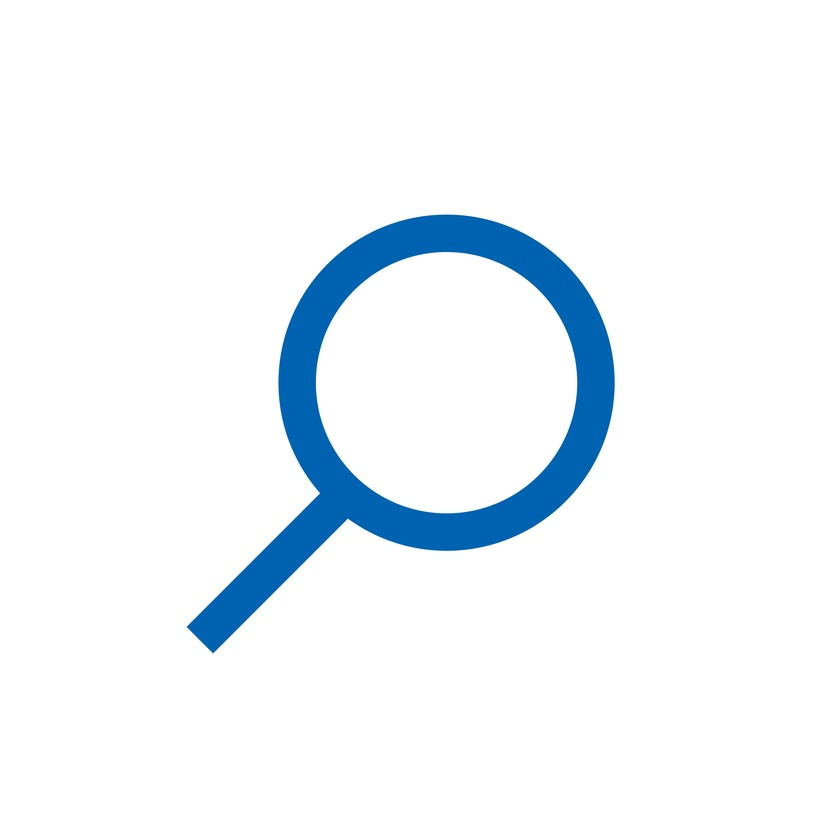
#> input picture a.jpg, 840 x 840 px, shrunk from 2133 x 2133 before the run
$ python a.py a.jpg a.jpg
#> lines starting #> are read from the running program, lines starting #| are printed output that depends on the picture
#!/usr/bin/python3
import cv2
import numpy as np
import sys
data1=sys.argv[1]
data2=sys.argv[2]
img1=cv2.imread(data1)
#> img1 is the input picture: shape (840, 840, 3); mean B, G, R 250.2, 245.6, 239.7
img2=cv2.imread(data2)
img3=np.append(img1,img2,axis=1)
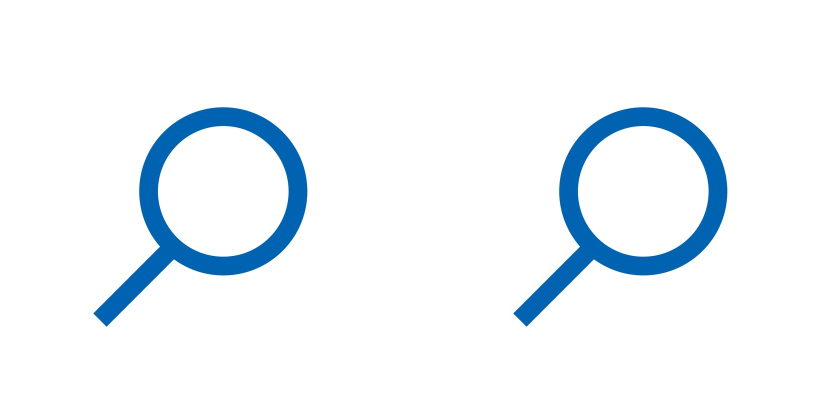
#> img3: shape (840, 1680, 3) (shown at 1/2 size); mean B, G, R 250.2, 245.6, 239.7
print(img3.shape)
#| (840, 1680, 3)
img4=np.append(img3,img3,axis=0)
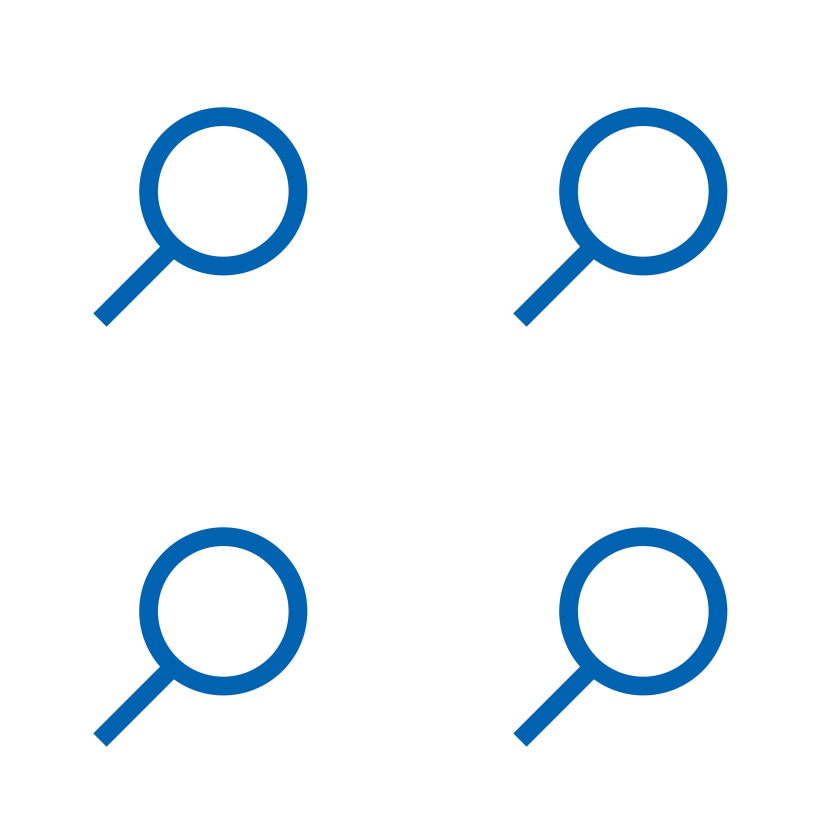
#> img4: shape (1680, 1680, 3) (shown at 1/2 size); mean B, G, R 250.2, 245.6, 239.7
cv2.imshow('a.jpg',img4)
cv2.waitKey(0)
